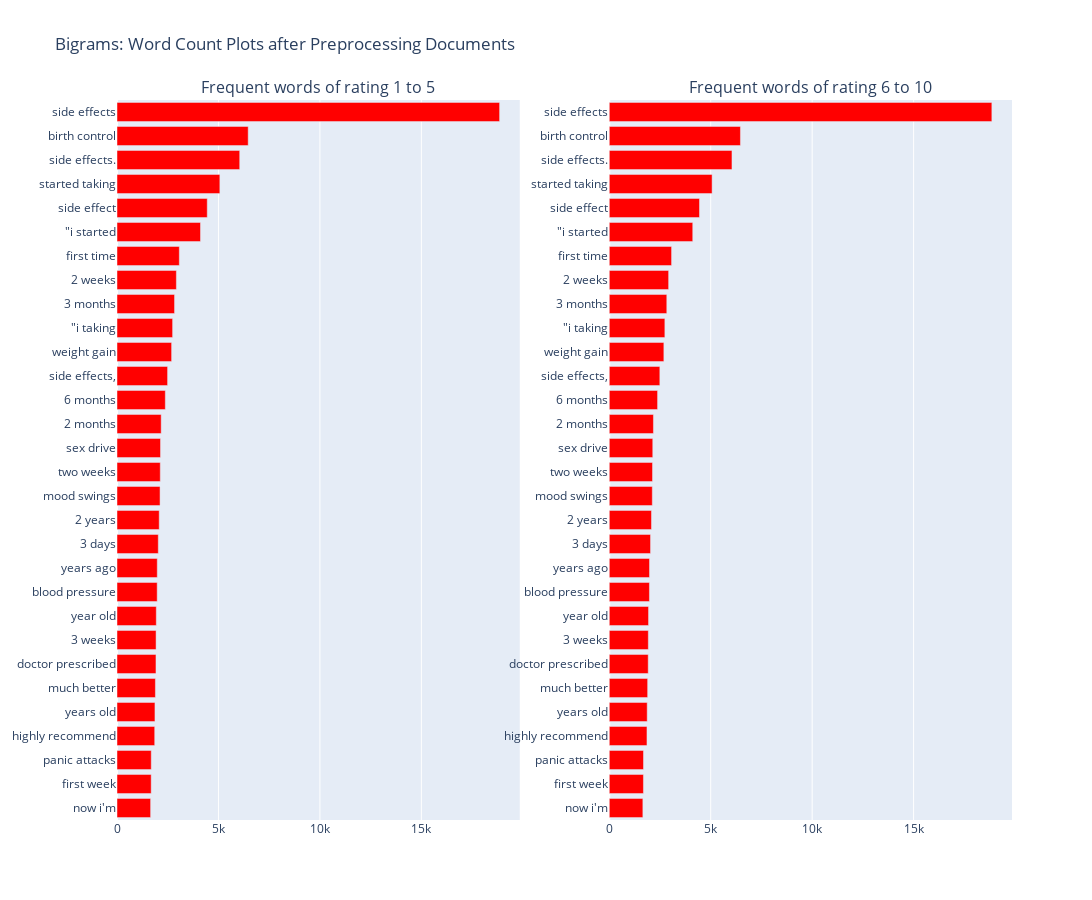

The notebook cell saved with this chart:
### Markdown cell above
#### **5.7.2. Bigrams**

### Code cell
## Get the bar chart from rating  6 to 10 review ##
freq_dict = defaultdict(int)
for sent in df_negative["review"]:
    for word in generate_ngrams(sent, 2):
        freq_dict[word] += 1

## Get the bar chart from rating  1 to 5 review ##
freq_dict = defaultdict(int)
for sent in df_positive["review"]:
    for word in generate_ngrams(sent, 2):
        freq_dict[word] += 1

fd_sorted = pd.DataFrame(sorted(freq_dict.items(), key=lambda x: x[1])[::-1])
fd_sorted.columns = ["word", "wordcount"]

trace0 = horizontal_bar_chart(fd_sorted.head(30), 'red')
trace1 = horizontal_bar_chart(fd_sorted.head(30), 'red')

# Creating two subplots
fig = subplots.make_subplots(rows=1, cols=2, vertical_spacing=0.04,
                             subplot_titles=["Frequent words of rating 1 to 5", 
                                             "Frequent words of rating 6 to 10"])
fig.append_trace(trace0, 1, 1)
fig.append_trace(trace1, 1, 2)
fig['layout'].update(height=900, width=1400, title="Bigrams: Word Count Plots after Preprocessing Documents")
fig.show()

### Figure 1 — Plotly figure (JSON) as saved in the notebook; plotly's stock layout.template omitted (floating-point values rounded to 4 significant figures)
{"data": [{"marker": {"color": "red"}, "orientation": "h", "showlegend": false, "type": "bar", "x": [1657, 1685, 1688, 1859, 1871, 1893, 1921, 1926, 1937, 1981, 1985, 2035, 2081, 2122, 2133, 2145, 2178, 2382, 2493, 2692, 2741, 2836, 2927, 3072, 4115, 4448, 5069, 6048, 6466, 18856], "xaxis": "x", "y": ["now i&#039;m", "first week", "panic attacks", "highly recommend", "years old", "much better", "doctor prescribed", "3 weeks", "year old", "blood pressure", "years ago", "3 days", "2 years", "mood swings", "two weeks", "sex drive", "2 months", "6 months", "side effects,", "weight gain", "\"i taking", "3 months", "2 weeks", "first time", "\"i started", "side effect", "started taking", "side effects.", "birth control", "side effects"], "yaxis": "y"}, {"marker": {"color": "red"}, "orientation": "h", "showlegend": false, "type": "bar", "x": [1657, 1685, 1688, 1859, 1871, 1893, 1921, 1926, 1937, 1981, 1985, 2035, 2081, 2122, 2133, 2145, 2178, 2382, 2493, 2692, 2741, 2836, 2927, 3072, 4115, 4448, 5069, 6048, 6466, 18856], "xaxis": "x2", "y": ["now i&#039;m", "first week", "panic attacks", "highly recommend", "years old", "much better", "doctor prescribed", "3 weeks", "year old", "blood pressure", "years ago", "3 days", "2 years", "mood swings", "two weeks", "sex drive", "2 months", "6 months", "side effects,", "weight gain", "\"i taking", "3 months", "2 weeks", "first time", "\"i started", "side effect", "started taking", "side effects.", "birth control", "side effects"], "yaxis": "y2"}], "layout": {"annotations": [{"font": {"size": 16}, "showarrow": false, "text": "Frequent words of rating 1 to 5", "x": 0.225, "xanchor": "center", "xref": "paper", "y": 1, "yanchor": "bottom", "yref": "paper"}, {"font": {"size": 16}, "showarrow": false, "text": "Frequent words of rating 6 to 10", "x": 0.775, "xanchor": "center", "xref": "paper", "y": 1, "yanchor": "bottom", "yref": "paper"}], "height": 900, "title": {"text": "Bigrams: Word Count Plots after Preprocessing Documents"}, "width": 1400, "xaxis": {"anchor": "y", "domain": [0, 0.45]}, "xaxis2": {"anchor": "y2", "domain": [0.55, 1]}, "yaxis": {"anchor": "x", "domain": [0, 1]}, "yaxis2": {"anchor": "x2", "domain": [0, 1]}}}
